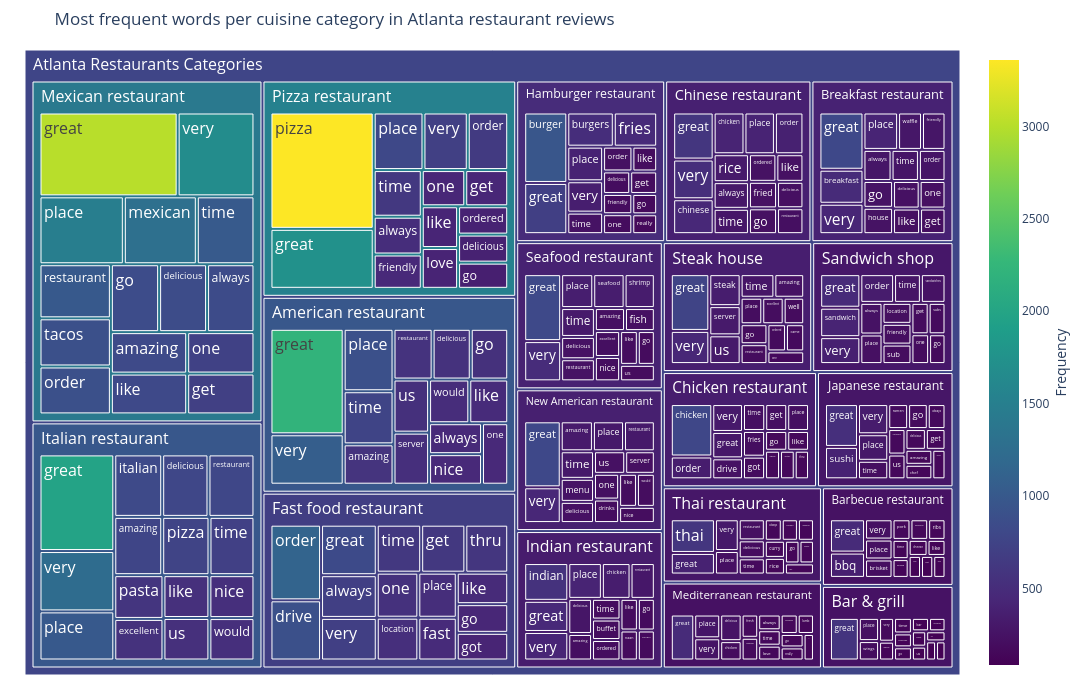

Notebook code for this chart:
### Code cell
treemap_chart(df_freq,
              path_col = [px.Constant('Atlanta Restaurants Categories'), 'category', 'word'],
              value_col='count',
              title = 'Most frequent words per cuisine category in Atlanta restaurant reviews')

### Figure 1 — Plotly figure (JSON) as saved in the notebook; plotly's stock layout.template omitted (floating-point values rounded to 4 significant figures; data arrays with more than 128 entries replaced by an {"elided": "..."} marker saying what was removed)
{"data": [{"branchvalues": "total", "customdata": {"elided": "305x1 float values"}, "domain": {"x": [0, 1], "y": [0, 1]}, "hovertemplate": "<b>%{label}</b><br>frequency=%{value}<extra></extra>", "ids": {"elided": "305 str values"}, "labels": {"elided": "305 str values"}, "marker": {"coloraxis": "coloraxis", "colors": {"elided": "305 float values"}}, "name": "", "parents": {"elided": "305 str values"}, "textfont": {"size": 16}, "texttemplate": "%{label}", "type": "treemap", "values": {"elided": "305 float values"}}], "layout": {"coloraxis": {"colorbar": {"title": {"side": "right", "text": "Frequency"}}, "colorscale": [[0, "#440154"], [0.1111, "#482878"], [0.2222, "#3e4989"], [0.3333, "#31688e"], [0.4444, "#26828e"], [0.5556, "#1f9e89"], [0.6667, "#35b779"], [0.7778, "#6ece58"], [0.8889, "#b5de2b"], [1, "#fde725"]]}, "height": 700, "legend": {"tracegroupgap": 0}, "margin": {"b": 25, "l": 25, "r": 25, "t": 50}, "title": {"text": "Most frequent words per cuisine category in Atlanta restaurant reviews"}, "width": 1200}}
